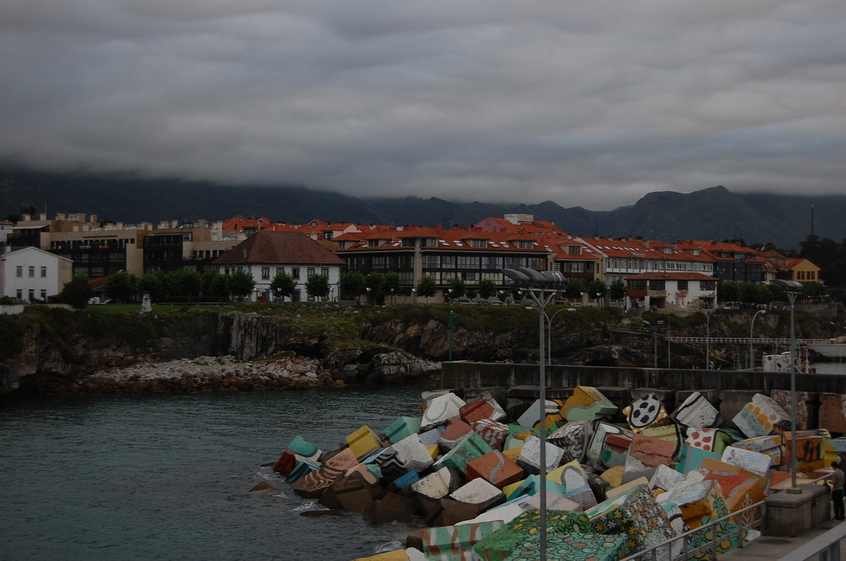
%> input picture Teoria/Parcial 2/Examen Practica 2/llanes_1.jpg, 846 x 561 px
$ octave ex3.m   (GNU Octave 9; MATLAB toolbox functions it lacks are replaced by stand-ins)
%> lines starting %> are read from the running program, lines starting %| are printed output that depends on the picture
### Teoria/Parcial 2/Examen Practica 2/integralImage.m
function [ ii ] = integralImage(img)
    if size(img,3)== 1
        ii = cumsum(cumsum(double(img)),2);
        imshow(ii, []);
    end

### Teoria/Parcial 2/Examen Practica 2/ex3.m
%EJERCICIO 3
%Apartado 1
img = imread('llanes_1.jpg');
%> img is the input picture: size 561x846x3 uint8; mean R, G, B 77.7, 77.5, 76.8
img = rgb2gray(img);
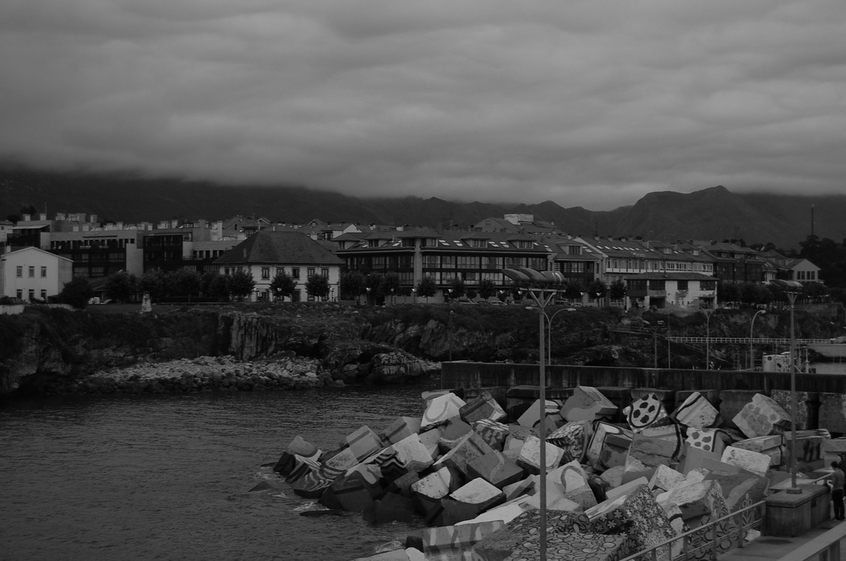
%> img: size 561x846 uint8; min 0, max 193, mean 77.5
integralImage(img);
%> in integralImage, `ii = cumsum(cumsum(double(img)),2);`:
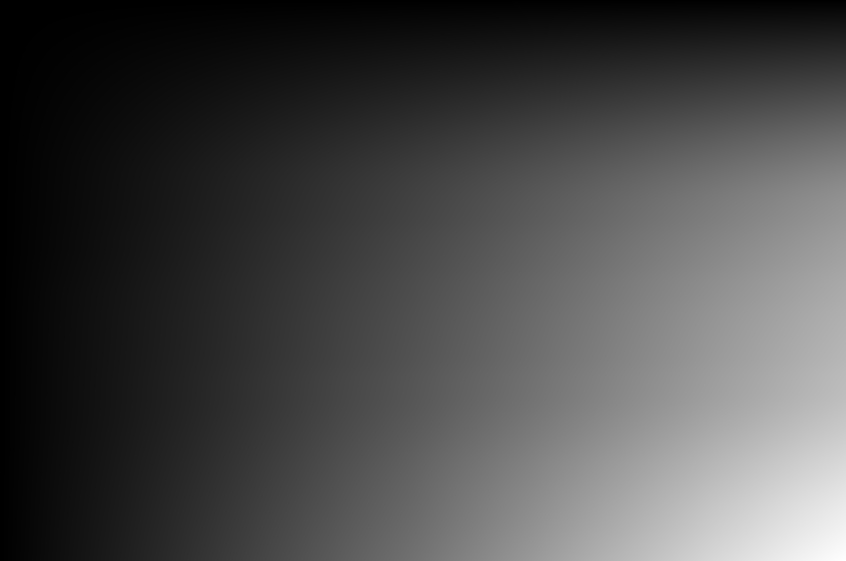
%> ii: size 561x846 double; min 116, max 36771323, mean 10602383.1; drawn with min black and max white
%Apartado 2
C = cov(double(img));
[vec val] = eig(C);

$ run again, with Teoria/Parcial 2/Examen Practica 2/llanes_2.jpg copied over Teoria/Parcial 2/Examen Practica 2/llanes_1.jpg
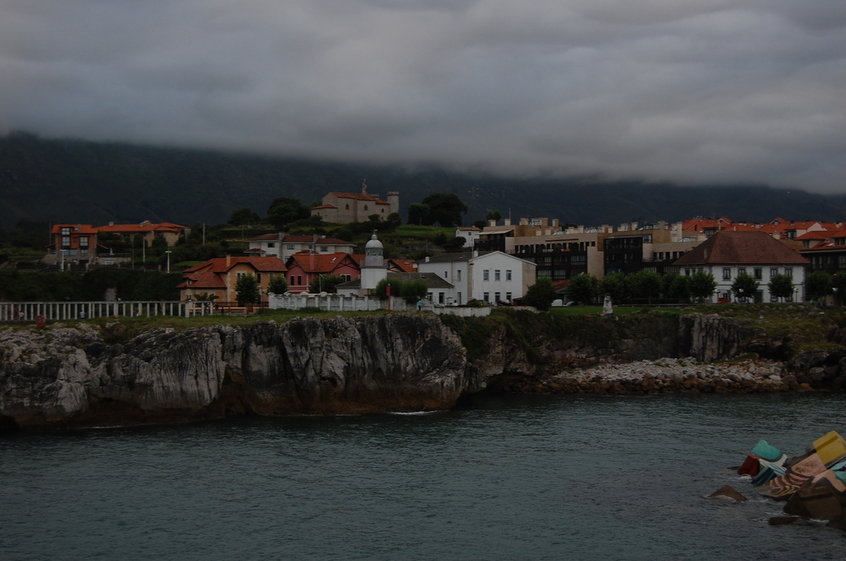
%> input picture Teoria/Parcial 2/Examen Practica 2/llanes_2.jpg, 846 x 561 px
%> img is the input picture: size 561x846x3 uint8; mean R, G, B 66.1, 68.1, 68.9
%> `img = rgb2gray(img);`:
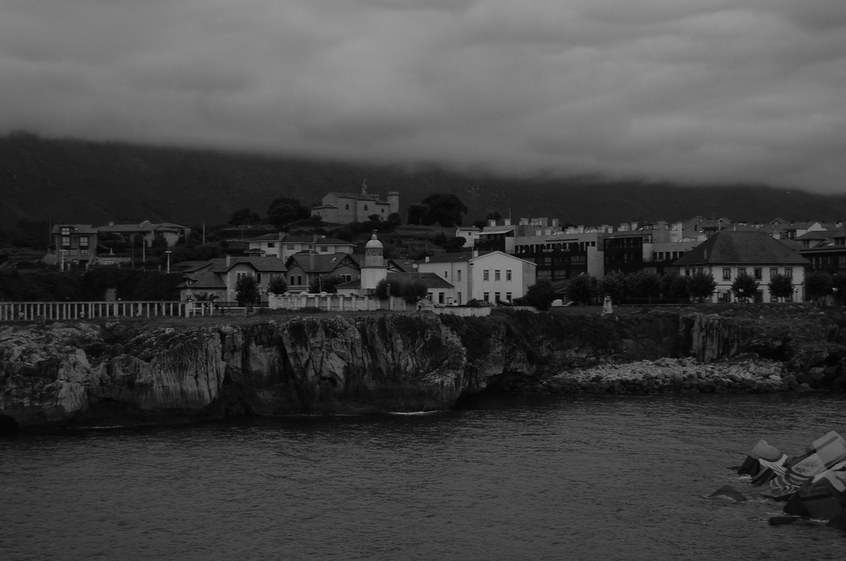
%> img: size 561x846 uint8; min 0, max 153, mean 67.6

$ run again, with Teoria/Parcial 2/Examen Practica 2/llanes_3.jpg copied over Teoria/Parcial 2/Examen Practica 2/llanes_1.jpg
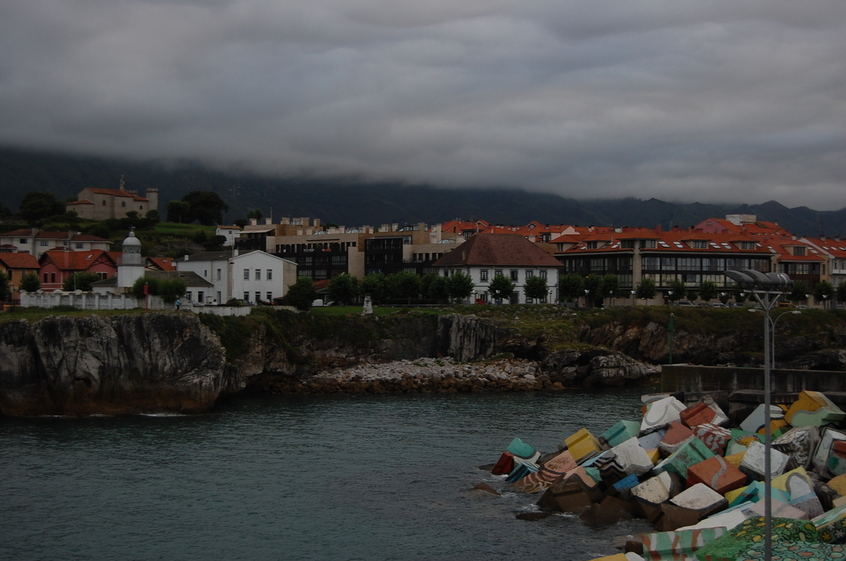
%> input picture Teoria/Parcial 2/Examen Practica 2/llanes_3.jpg, 846 x 561 px
%> img is the input picture: size 561x846x3 uint8; mean R, G, B 72.4, 73.2, 73.1
%> `img = rgb2gray(img);`:
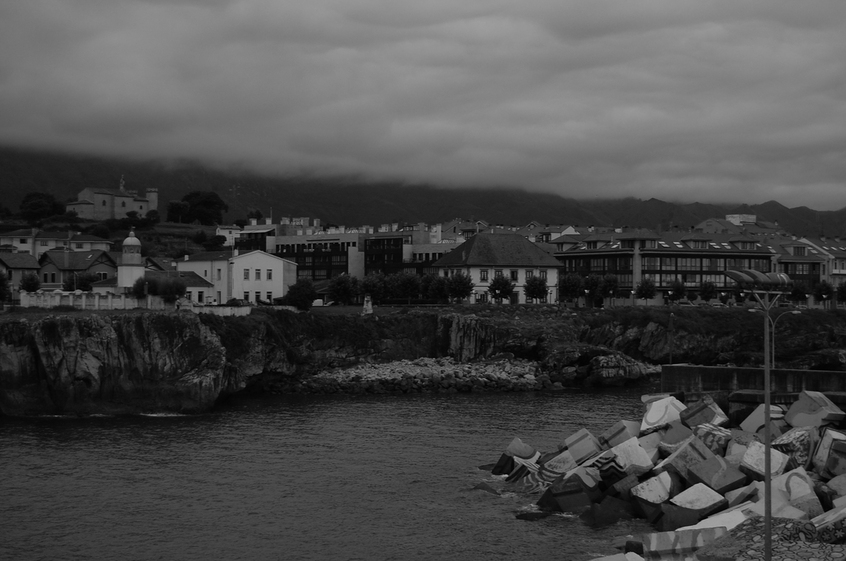
%> img: size 561x846 uint8; min 0, max 184, mean 73
